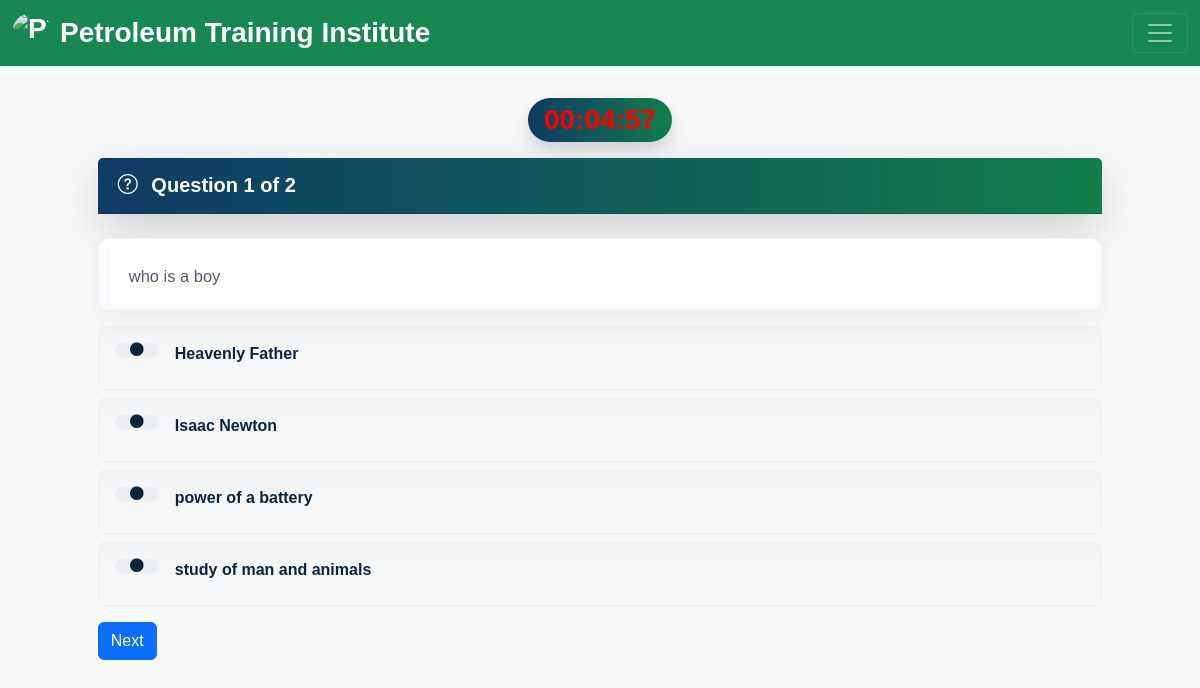
/account.php?q=quiz&step=2&eid=eid_68b437ae0d84d205520310&n=1&t=2 (signed in), run on the app's committed database.
### tables this page shows
CREATE TABLE `questions` (
  `eid` text NOT NULL,
  `qid` text NOT NULL,
  `qns` text NOT NULL,
  `choice` int(10) NOT NULL,
  `sn` int(11) NOT NULL
);

CREATE TABLE `options` (
  `qid` varchar(50) NOT NULL,
  `option` varchar(5000) NOT NULL,
  `optionid` text NOT NULL
);

### account.php (the view, shortened to what this page needs)
<!DOCTYPE html>
<html lang="en">
<head>
<link href="https://cdn.jsdelivr.net/npm/bootstrap@5.3.3/dist/css/bootstrap.min.css" rel="stylesheet" />
<link href="https://cdn.jsdelivr.net/npm/bootstrap-icons@1.11.3/font/bootstrap-icons.css" rel="stylesheet" />
<link rel="stylesheet" href="css/account.css" />
<link rel="stylesheet" href="css/font.css" />
</head>
<body class="bg-light">
 <?php
 include_once 'dbConnection.php';
  if(!(isset($_SESSION['email']))){
header("location:index.php");
}
else
{
$name = $_SESSION['name'];
$email=$_SESSION['email'];
include_once 'dbConnection.php';
echo '<span class="pull-right top title1" ><span class="log1"><span class="glyphicon glyphicon-user" aria-hidden="true"></span>&nbsp;&nbsp;&nbsp;&nbsp;Hello,</span> <a href="account.php?q=1" class="log log1">'.$name.'</a>&nbsp;|&nbsp;<a href="logout.php?q=account.php" class="log"><span class="glyphicon glyphicon-log-out" aria-hidden="true"></span>&nbsp;Signout</button></a></span>';
$check2 = mysqli_query($con,"SELECT * FROM history WHERE email='$email' AND eid='$eid' LIMIT 1");
if(mysqli_num_rows($check2) == 0){
    $start_time = time();
    $end_time = $start_time + ($exam_duration_minutes * 60);
    mysqli_query($con,"INSERT INTO history (email,eid,start_time,end_time) VALUES('$email','$eid',$start_time,$end_time)") or die(mysqli_error($con));
} else {
    $row = mysqli_fetch_assoc($check2);
    $end_time = $row['end_time'];
    error_log("[DEBUG] Using existing history row end_time=$end_time");
}
}?>
<header>
  <nav class="navbar navbar-dark bg-success border-bottom fixed-top">
    <div class="container-fluid">
      <a class="navbar-brand fw-bold fs-3 d-flex align-items-center gap-2" href="account.php?q=1">
        <img src="image/PTI.jpg" alt="PTI Logo" class="rounded-circle" style="width:40px;height:40px;object-fit:cover;">
        <span class="pti-full">Petroleum Training Institute</span>
      </a>
      <button class="navbar-toggler d-1250-none" type="button" data-bs-toggle="offcanvas" data-bs-target="#sideNav">
        <span class="navbar-toggler-icon"></span>
      </button>
    </div>
  </nav>
</header>
<main class="container my-0 pt-4">
<?php
if (@$_GET['q'] == 'quiz' && @$_GET['step'] == 2) {
    $eid   = trim($_GET['eid'] ?? '');
    $email = $_SESSION['email'] ?? '';
    $safeEmail = mysqli_real_escape_string($con, $email);
    $safeEid   = mysqli_real_escape_string($con, $eid);
    $quizResult = mysqli_query($con,
        "SELECT `time` FROM quiz WHERE eid='" . mysqli_real_escape_string($con, $eid) . "' LIMIT 1"
    );
    $quizRow = mysqli_fetch_assoc($quizResult);
    $exam_duration_minutes = $quizRow ? intval($quizRow['time']) : 0;
    $duration   = $exam_duration_minutes * 60;
    $start_time = time();
    $end_time   = $start_time + $duration;
    $check2 = mysqli_query(
        $con,
        "SELECT end_time FROM history WHERE email='{$safeEmail}' AND eid='{$safeEid}' LIMIT 1"
    ) or die(mysqli_error($con));
    if (mysqli_num_rows($check2) == 0) {
        $safeStart = intval($start_time);
        $safeEnd   = intval($end_time);
        mysqli_query(
            $con,
            "INSERT INTO history (email, eid, start_time, end_time) VALUES ('{$safeEmail}', '{$safeEid}', '{$safeStart}', '{$safeEnd}')"
        ) or die(mysqli_error($con));
    } else {
        $row = mysqli_fetch_assoc($check2);
        $end_time = $row['end_time'];
    }
    $questions = mysqli_query($con,
        "SELECT * FROM questions WHERE eid='" . mysqli_real_escape_string($con, $eid) . "' ORDER BY sn ASC")
        or die(mysqli_error($con));
    $allQuestions = [];
    while ($row = mysqli_fetch_assoc($questions)) {
        $qid = $row['qid'];
        $qns = $row['qns'];
        $optRes = mysqli_query($con, "SELECT * FROM options WHERE qid='" . mysqli_real_escape_string($con, $qid) . "'")
            or die(mysqli_error($con));
        $options = mysqli_fetch_all($optRes, MYSQLI_ASSOC);
        $allQuestions[] = [
            'qid'     => $qid,
            'qns'     => $qns,
            'options' => $options
        ];
    }
?>
<form method="POST" id="quizForm">
    <div class="panel" style="margin:5%">
 <div class="exam-global-timer text-center my-3">
  <span id="globalExamTimer" class="pulse badge exam-card-header fs-3 fw-bold rounded-pill px-3 py-2 shadow"></span>
</div>
        <?php foreach ($allQuestions as $index => $q) :
            $sn = $index + 1;
            ?>
            <div class="question-container" data-index="<?= $index ?>" data-qid="<?= htmlspecialchars($q['qid']) ?>" style="<?= $index === 0 ? '' : 'display:none;' ?>">
                <div class="" >
                    <div class="card shadow-lg border-0 mb-4" >
                        <div class="card-header question-card-header bg-info text-white d-flex justify-content-between align-items-center py-3">
    <div class="fw-bold fs-5">
        <i class="bi bi-question-circle me-2"></i>
        Question <?= $sn ?> of <?= count($allQuestions) ?>
    </div>
</div>
                    </div>
                    <div class="question-header mb-3">
                        <div class="text-muted small"><?= nl2br(htmlspecialchars($q['qns'], ENT_QUOTES)) ?></div>
                    </div>
                    <div class="options-list">
                        <?php foreach ($q['options'] as $option) :
                            $optId = 'q' . $q['qid'] . '-opt' . $option['optionid'];
                        ?>
                        <div class="option-row mb-2">
                            <label for="<?= $optId ?>" class="option-label d-flex align-items-start gap-3 p-3 rounded-3">
                                <span class="option-bullet d-flex align-items-center justify-content-center">
                                    <i class="bi bi-circle-fill"></i>
                                </span>
                                <div class="option-text flex-grow-1"><?= htmlspecialchars($option['option'], ENT_QUOTES) ?></div>
                            </label>
                        </div>
                        <?php endforeach; ?>
                    </div>
                </div>
            </div>
        <?php endforeach; ?>
        <div class="d-flex justify-content-between mt-3">
            <button type="button" class="btn btn-primary" id="nextBtn">Next</button>
        </div>
    </div>
</form>
<?php
}
?>
</body>
</html>

### css/account.css (style rules this page uses)
body { overflow-x: hidden; width: 100%; font: 16px "Century Gothic", "Times Roman", sans-serif; min-height: 550px; transition: padding-top 0.15s ease; }
* { scrollbar-width: none; -ms-overflow-style: none; }
.navbar .navbar-brand { margin-right: 2rem; }
@media (max-width: 1249px) { .d-1250-none { display: block !important; } }
.question-header { position: relative; padding: 18px 16px; padding-left: 24px; border-radius: 12px; background: linear-gradient(180deg,#ffffff 0%, #fbfdff 100%); box-shadow: 0 10px 24px rgba(8,30,50,0.06); border: 1px solid rgba(13,40,64,0.04); margin-bottom: 1rem; overflow: hidden; }
.question-header::before { content: ""; position: absolute; left: 0; top: 0; width: 6px; height: 100%; border-radius: 12px 0 0 12px; box-shadow: 0 4px 12px rgba(13,40,64,0.06); }
.question-header .text-muted.small { display: block; margin: 0; color: #000000ff; font-size: 1.03rem; line-height: 1.6; white-space: pre-wrap; word-wrap: break-word; padding: 6px 2px 2px 6px; }
.question-header .small { color: #375467; }
.option-row { position: relative; }
.option-label { cursor: pointer; transition: transform .12s ease, box-shadow .12s ease, border-color .12s ease; background: linear-gradient(180deg, rgba(13,40,64,0.02), rgba(13,40,64,0.00)); border: 1px solid rgba(13,40,64,0.04); display: flex; gap: 10px; align-items: center; padding-left: 52px; min-height: 64px; }
.option-bullet { width: 44px; height: 14px; min-width: 44px; background: rgba(13,40,64,0.04); border-radius: 10px; color: #0b2540; font-size: 0.85rem; }
.option-text { font-weight: 600; color: #0b2540; line-height: 1.35; }
.result-card-header, .exam-card-header, .history-card-header, .rank-card-header, .question-card-header { background: linear-gradient(90deg, #0d3b66 0%, #137e4c 100%); color: #fff; padding: 14px 20px; gap: 10px; align-items: center; }
#globalExamTimer { font-size: 1.5rem; color: #eee; }
#globalExamTimer.pulse { color: red; animation: pulse 1s infinite; }

### data on the page
questions: sn "1", count($allQuestions) "2", qns "who is a boy"
options: option "Heavenly Father"
options: option "Isaac Newton"
options: option "power of a battery"
options: option "study of man and animals"
